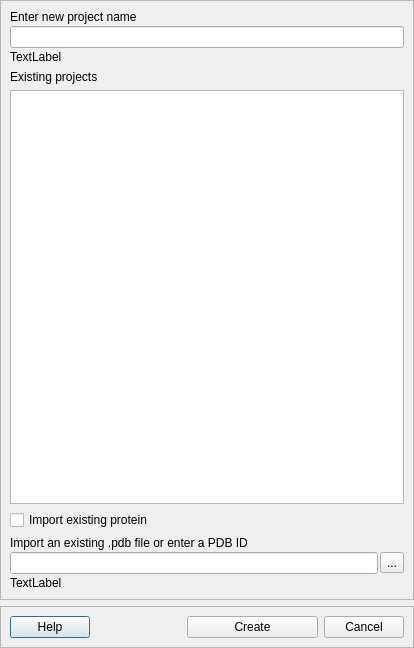
<?xml version="1.0" encoding="UTF-8"?>
<ui version="4.0">
 <class>Dialog</class>
 <widget class="QDialog" name="Dialog">
  <property name="geometry">
   <rect>
    <x>0</x>
    <y>0</y>
    <width>414</width>
    <height>648</height>
   </rect>
  </property>
  <property name="windowTitle">
   <string>Dialog</string>
  </property>
  <layout class="QVBoxLayout" name="verticalLayout_4">
   <property name="leftMargin">
    <number>0</number>
   </property>
   <property name="topMargin">
    <number>0</number>
   </property>
   <property name="rightMargin">
    <number>0</number>
   </property>
   <property name="bottomMargin">
    <number>0</number>
   </property>
   <item>
    <widget class="QFrame" name="frame">
     <property name="frameShape">
      <enum>QFrame::StyledPanel</enum>
     </property>
     <property name="frameShadow">
      <enum>QFrame::Raised</enum>
     </property>
     <layout class="QVBoxLayout" name="verticalLayout_2">
      <item>
       <layout class="QVBoxLayout" name="verticalLayout_26">
        <property name="spacing">
         <number>2</number>
        </property>
        <item>
         <widget class="QLabel" name="label_17">
          <property name="text">
           <string>Enter new project name</string>
          </property>
         </widget>
        </item>
        <item>
         <widget class="QLineEdit" name="txt_new_project_name"/>
        </item>
        <item>
         <widget class="QLabel" name="lbl_new_status_project_name">
          <property name="text">
           <string>TextLabel</string>
          </property>
          <property name="alignment">
           <set>Qt::AlignLeading|Qt::AlignLeft|Qt::AlignTop</set>
          </property>
          <property name="margin">
           <number>0</number>
          </property>
          <property name="indent">
           <number>-1</number>
          </property>
         </widget>
        </item>
       </layout>
      </item>
      <item>
       <layout class="QVBoxLayout" name="verticalLayout">
        <item>
         <widget class="QLabel" name="label_27">
          <property name="text">
           <string>Existing projects</string>
          </property>
         </widget>
        </item>
        <item>
         <widget class="QListView" name="list_create_projects_view"/>
        </item>
        <item>
         <widget class="QCheckBox" name="cb_new_add_reference">
          <property name="text">
           <string>Import existing protein</string>
          </property>
          <property name="checkable">
           <bool>true</bool>
          </property>
         </widget>
        </item>
       </layout>
      </item>
      <item>
       <layout class="QVBoxLayout" name="verticalLayout_36">
        <property name="spacing">
         <number>2</number>
        </property>
        <item>
         <widget class="QLabel" name="lbl_new_choose_reference">
          <property name="text">
           <string>Import an existing .pdb file or enter a PDB ID</string>
          </property>
         </widget>
        </item>
        <item>
         <layout class="QHBoxLayout" name="horizontalLayout_26">
          <item>
           <widget class="QLineEdit" name="txt_new_choose_reference"/>
          </item>
          <item>
           <widget class="QToolButton" name="btn_new_choose_reference">
            <property name="text">
             <string>...</string>
            </property>
           </widget>
          </item>
         </layout>
        </item>
        <item>
         <widget class="QLabel" name="lbl_new_status_choose_reference">
          <property name="text">
           <string>TextLabel</string>
          </property>
         </widget>
        </item>
       </layout>
      </item>
     </layout>
    </widget>
   </item>
   <item>
    <widget class="QFrame" name="frame_bottom">
     <property name="frameShape">
      <enum>QFrame::StyledPanel</enum>
     </property>
     <property name="frameShadow">
      <enum>QFrame::Raised</enum>
     </property>
     <layout class="QVBoxLayout" name="verticalLayout_3">
      <item>
       <layout class="QHBoxLayout" name="horizontalLayout">
        <item>
         <widget class="QPushButton" name="btn_help">
          <property name="text">
           <string>Help</string>
          </property>
         </widget>
        </item>
        <item>
         <spacer name="horizontalSpacer_10">
          <property name="orientation">
           <enum>Qt::Horizontal</enum>
          </property>
          <property name="sizeHint" stdset="0">
           <size>
            <width>148</width>
            <height>20</height>
           </size>
          </property>
         </spacer>
        </item>
        <item>
         <widget class="QPushButton" name="btn_new_create_project">
          <property name="minimumSize">
           <size>
            <width>131</width>
            <height>0</height>
           </size>
          </property>
          <property name="text">
           <string>Create</string>
          </property>
         </widget>
        </item>
        <item>
         <widget class="QPushButton" name="btn_cancel">
          <property name="text">
           <string>Cancel</string>
          </property>
         </widget>
        </item>
       </layout>
      </item>
     </layout>
    </widget>
   </item>
  </layout>
 </widget>
 <resources/>
 <connections/>
</ui>
